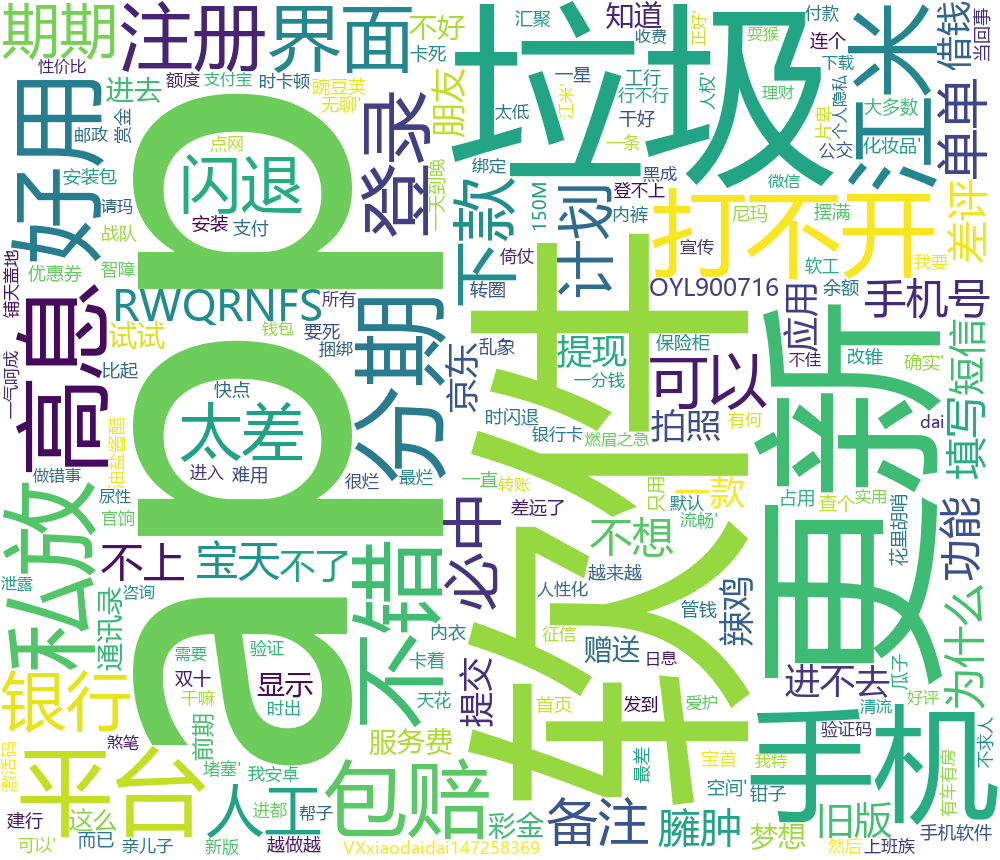

The Python source for this figure:
from wordcloud import WordCloud
import pymysql
import matplotlib.pyplot as plt
import os

def main():
    
    result = select_data_from_mysql()
    results = []
    for i in result:
        for j in i:
            results.append(j)
            
    print(str(results))
    wordcloud = WordCloud(font_path='C:/Windows/Fonts/msyh.ttc',background_color="white",width=1000, height=860, margin=2).generate(str(results))
    plt.imshow(wordcloud)
    plt.axis("off")
    plt.show()

    wordcloud.to_file("money.png")

def select_data_from_mysql():
    # 打开数据库连接
    conn = pymysql.connect(host='127.0.0.1', port=3306, user='root', passwd='123456',db='final' )
    # 使用 cursor() 方法创建一个游标对象 cursor
    cursor = conn.cursor()
    # 使用 execute()  方法执行 SQL 查询 
    cursor.execute('SELECT comment_detail from total WHERE tag="金融理财"')
    data = cursor.fetchall()
    # 关闭数据库连接
    conn.close()
    return data

if __name__ == "__main__":
    select_data_from_mysql()
    main()
        
